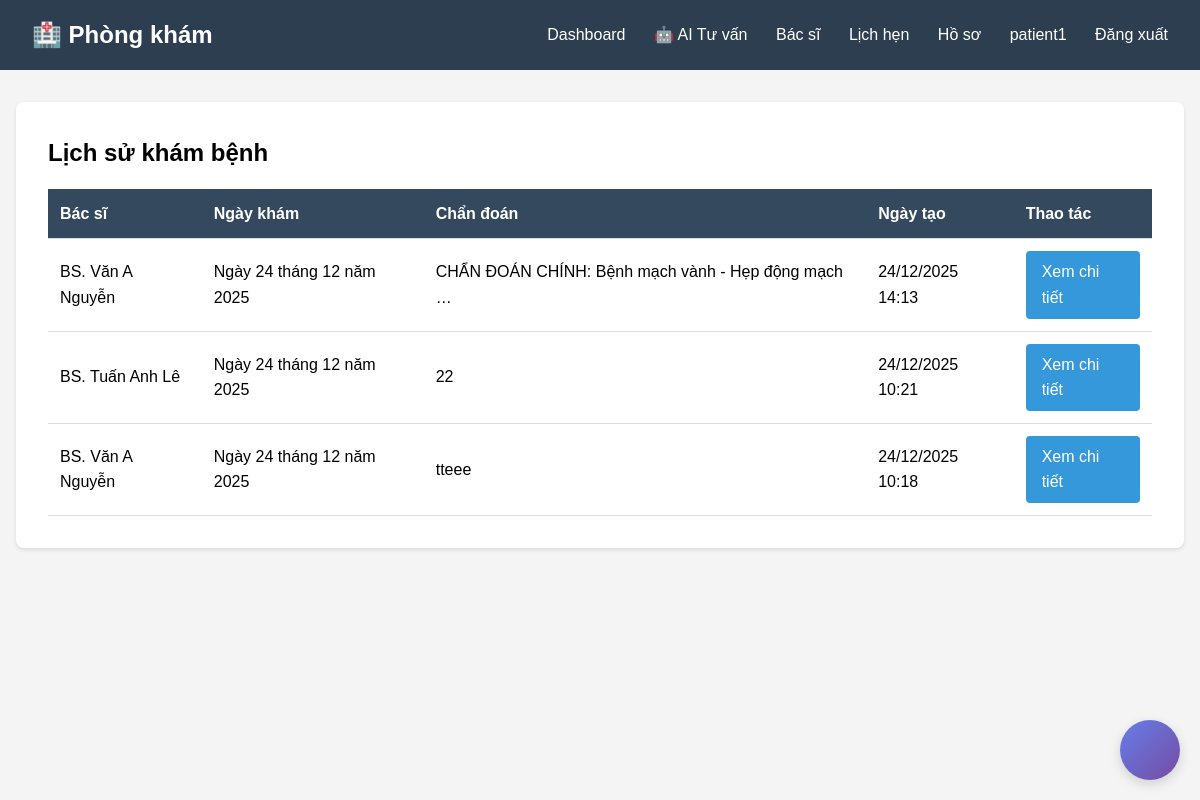
The page /medical-records/lich-su-kham/ (signed in) on the database its author committed.
### medical_records/models.py (models this page shows, shortened)
class HoSoBenhAn(models.Model):
    lich_hen = models.OneToOneField(LichHen, on_delete=models.CASCADE, related_name='ho_so_benh_an', verbose_name="Lịch hẹn")
    chan_doan = models.TextField(verbose_name="Chẩn đoán")
    ghi_chu = models.TextField(blank=True, verbose_name="Ghi chú")
    ngay_tao = models.DateTimeField(auto_now_add=True, verbose_name="Ngày tạo")
    ngay_cap_nhat = models.DateTimeField(auto_now=True, verbose_name="Cập nhật")
    class Meta:
        verbose_name = "Hồ sơ bệnh án"
        verbose_name_plural = "Hồ sơ bệnh án"
        ordering = ['-ngay_tao']

### appointments/models.py (models this page shows, shortened)
class LichHen(models.Model):
    TRANG_THAI_CHOICES = [
        ('pending', 'Chờ xác nhận'),
        ('approved', 'Đã xác nhận'),
        ('canceled', 'Đã hủy'),
        ('completed', 'Hoàn thành'),
    ]
    benh_nhan = models.ForeignKey(HoSoBenhNhan, on_delete=models.CASCADE, related_name='lich_hen', verbose_name="Bệnh nhân")
    bac_si = models.ForeignKey(HoSoBacSi, on_delete=models.CASCADE, related_name='lich_hen', verbose_name="Bác sĩ")
    lich_lam_viec = models.ForeignKey(LichLamViec, on_delete=models.CASCADE, related_name='lich_hen', verbose_name="Lịch")
    ngay = models.DateField(verbose_name="Ngày khám")
    gio = models.TimeField(verbose_name="Giờ khám")
    trang_thai = models.CharField(max_length=20, choices=TRANG_THAI_CHOICES, default='pending', verbose_name="Trạng thái")
    trieu_chung = models.TextField(blank=True, verbose_name="Triệu chứng")
    ngay_tao = models.DateTimeField(auto_now_add=True, verbose_name="Ngày tạo")
    ngay_cap_nhat = models.DateTimeField(auto_now=True, verbose_name="Cập nhật")
    class Meta:
        verbose_name = "Lịch hẹn"
        verbose_name_plural = "Lịch hẹn"
        ordering = ['-ngay', '-gio']

### accounts/models.py (models this page shows, shortened)
class HoSoBacSi(models.Model):
    nguoi_dung = models.OneToOneField(User, on_delete=models.CASCADE, related_name='ho_so_bac_si')
    chuyen_khoa = models.ForeignKey(ChuyenKhoa, on_delete=models.SET_NULL, null=True, verbose_name="Chuyên khoa")
    mo_ta = models.TextField(blank=True, verbose_name="Mô tả")
    bang_cap = models.CharField(max_length=200, verbose_name="Bằng cấp")
    so_dien_thoai = models.CharField(max_length=15, verbose_name="Số điện thoại")
    phi_kham = models.DecimalField(max_digits=10, decimal_places=2, default=0, verbose_name="Phí khám")
    anh_dai_dien = models.ImageField(upload_to='bac_si/', blank=True, null=True, verbose_name="Ảnh đại diện")
    class Meta:
        verbose_name = "Hồ sơ bác sĩ"
        verbose_name_plural = "Hồ sơ bác sĩ"

### medical_records/views.py (the view)
# urls.py: path('lich-su-kham/', views.lich_su_kham_benh, name='lich_su_kham_benh'),
@login_required
def lich_su_kham_benh(request):
    if hasattr(request.user, 'ho_so_benh_nhan'):
        ho_so_list = HoSoBenhAn.objects.filter(lich_hen__benh_nhan=request.user.ho_so_benh_nhan)
    elif hasattr(request.user, 'ho_so_bac_si'):
        ho_so_list = HoSoBenhAn.objects.filter(lich_hen__bac_si=request.user.ho_so_bac_si)
    else:
        ho_so_list = HoSoBenhAn.objects.all()
    return render(request, 'medical_records/lich_su_kham_benh.html', {'ho_so_list': ho_so_list})

### templates/medical_records/lich_su_kham_benh.html (shortened to what this page needs)
{% extends 'base.html' %}
{% block content %}
<div class="card">
    <h2>Lịch sử khám bệnh</h2>
    {% if ho_so_list %}
    <table>
        <tr>
            {% if user.ho_so_benh_nhan %}
            <th>Bác sĩ</th>
            {% else %}
            <th>Bệnh nhân</th>
            {% endif %}
            <th>Ngày khám</th>
            <th>Chẩn đoán</th>
            <th>Ngày tạo</th>
            <th>Thao tác</th>
        </tr>
        {% for ho_so in ho_so_list %}
        <tr>
            {% if user.ho_so_benh_nhan %}
            <td>BS. {{ ho_so.lich_hen.bac_si.nguoi_dung.get_full_name }}</td>
            {% else %}
            <td>{{ ho_so.lich_hen.benh_nhan.nguoi_dung.get_full_name }}</td>
            {% endif %}
            <td>{{ ho_so.lich_hen.ngay }}</td>
            <td>{{ ho_so.chan_doan|truncatewords:10 }}</td>
            <td>{{ ho_so.ngay_tao|date:"d/m/Y H:i" }}</td>
            <td>
                <a href="{% url 'xem_ho_so_benh_an' ho_so.id %}" class="btn">Xem chi tiết</a>
            </td>
        </tr>
        {% endfor %}
    </table>
    {% else %}
    <p>Chưa có hồ sơ bệnh án nào</p>
    {% endif %}
</div>
{% endblock %}

### templates/base.html (shortened to what this page needs)
<!DOCTYPE html>
<html lang="vi">
<head>
</head>
<body>
    <div class="navbar">
        <div class="container">
            <h1>🏥 Phòng khám</h1>
            <nav>
                {% if user.is_authenticated %}
                    <a href="{% url 'bang_dieu_khien' %}">Dashboard</a>
                    {% if user.ho_so_benh_nhan %}
                        <a href="{% url 'ai_chatbox:chat_interface' %}">🤖 AI Tư vấn</a>
                        <a href="{% url 'danh_sach_bac_si' %}">Bác sĩ</a>
                        <a href="{% url 'lich_hen_cua_toi' %}">Lịch hẹn</a>
                        <a href="{% url 'lich_su_kham_benh' %}">Hồ sơ</a>
                    {% elif user.ho_so_bac_si %}
                        <a href="{% url 'lich_lam_viec_cua_toi' %}">Lịch làm việc</a>
                        <a href="{% url 'lich_hen_cua_toi' %}">Lịch hẹn</a>
                        <a href="{% url 'lich_su_kham_benh' %}">Hồ sơ bệnh án</a>
                    {% else %}
                        <a href="{% url 'danh_sach_bac_si' %}">Bác sĩ</a>
                        <a href="{% url 'lich_hen_cua_toi' %}">Lịch hẹn</a>
                        <a href="{% url 'lich_su_kham_benh' %}">Hồ sơ</a>
                        <a href="{% url 'quan_ly_bac_si' %}">Quản lý bác sĩ</a>
                    {% endif %}
                    <a href="{% url 'ho_so' %}">{{ user.username }}</a>
                    <a href="{% url 'dang_xuat' %}">Đăng xuất</a>
                {% else %}
                    <a href="{% url 'dang_nhap' %}">Đăng nhập</a>
                    <a href="{% url 'dang_ky' %}">Đăng ký</a>
                {% endif %}
            </nav>
        </div>
    </div>
    <div class="container">
        {% block content %}{% endblock %}
    </div>
    {% if user.is_authenticated and user.ho_so_benh_nhan %}
        {% include 'ai_chatbox/widget.html' %}
    {% endif %}
</body>
</html>

### templates/base.html (style rules this page uses)
* { margin: 0; padding: 0; box-sizing: border-box; }
body { font-family: Arial, sans-serif; line-height: 1.6; background: #f4f4f4; }
.navbar { background: #2c3e50; color: white; padding: 1rem; }
.navbar .container { max-width: 1200px; margin: 0 auto; display: flex; justify-content: space-between; align-items: center; }
.navbar h1 { font-size: 1.5rem; }
.navbar nav a { color: white; text-decoration: none; margin-left: 1.5rem; }
.container { max-width: 1200px; margin: 2rem auto; padding: 0 1rem; }
.card { background: white; padding: 2rem; border-radius: 8px; box-shadow: 0 2px 4px rgba(0,0,0,0.1); margin-bottom: 2rem; }
.btn { display: inline-block; padding: 0.5rem 1rem; background: #3498db; color: white; text-decoration: none; border-radius: 4px; border: none; cursor: pointer; }
table { width: 100%; border-collapse: collapse; margin-top: 1rem; }
table th, table td { padding: 0.75rem; text-align: left; border-bottom: 1px solid #ddd; }
table th { background: #34495e; color: white; }

### rows shown on the page
HoSoBenhAn: lich_hen.bac_si.nguoi_dung.get_full_name "Văn A Nguyễn", lich_hen.ngay "Ngày 24 tháng 12 năm 2025", chan_doan "CHẨN ĐOÁN CHÍNH: Bệnh mạch vành - Hẹp động mạch …", ngay_tao "24/12/2025 14:13"
HoSoBenhAn: lich_hen.bac_si.nguoi_dung.get_full_name "Tuấn Anh Lê", lich_hen.ngay "Ngày 24 tháng 12 năm 2025", chan_doan "22", ngay_tao "24/12/2025 10:21"
HoSoBenhAn: lich_hen.bac_si.nguoi_dung.get_full_name "Văn A Nguyễn", lich_hen.ngay "Ngày 24 tháng 12 năm 2025", chan_doan "tteee", ngay_tao "24/12/2025 10:18"

### other values the page prints
{{ user.username }} "patient1"
